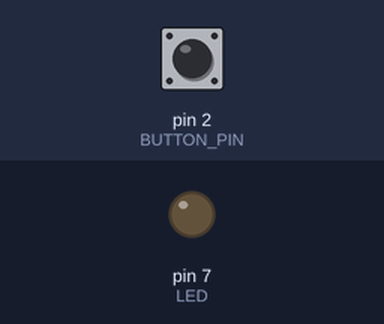
A sketch run on a simulated Arduino Uno, built with avr-gcc and run on an emulated ATmega328P. Shown: output pins drawn as LEDs (lit = HIGH). The test bench sets the inputs (shaded band); at power-on: pin 2 (BUTTON_PIN) LOW.

Above: at 1.2 s.
1.3 s: pin 2 (BUTTON_PIN) pulled HIGH for 0.15 s
At 1.37 s:
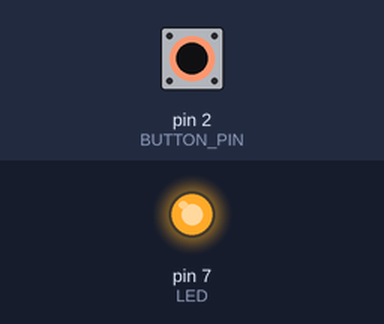
2.9 s: pin 2 (BUTTON_PIN) pulled HIGH for 3.2 s
At 6.7 s:
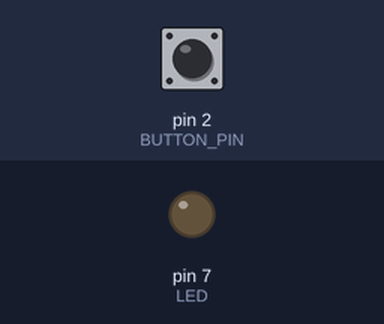
Timing chart, 0 to 8.2 s (numbered marks = the images above; inputs shaded):
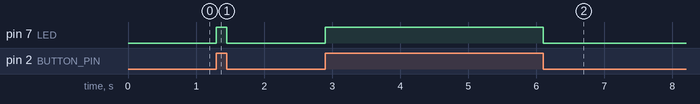

The sketch:

Button_and_Led_Interrupt_Arduino.ino
```cpp
/*
  This script is used for a circuit in which i use a button, a led, a pull up resistor and i generate interrupts.
  When a transition occurs, that is, we transition from LOW voltage to HIGH and the other way around, the function ActivateLED is called.
  When this function is called the state variable changes, therefore the value of the led changes.
*/

const byte LED = 7;             // Set the led to pin 7
const byte BUTTON_PIN = 2;      // Set the button to pin 2
volatile byte state = LOW;      // Initialize a state variable to LOW

void setup() {
  pinMode(LED, OUTPUT);                                                              // Set the led pin to output
  pinMode(BUTTON_PIN, INPUT);                                                       // Set the button pin to input
  attachInterrupt(digitalPinToInterrupt(BUTTON_PIN), ActivateLED, CHANGE);          // Use the attchInterrupt function to generate interrupts
}

void loop() {
  digitalWrite(LED, state);                       // Set the the led to the value of the state variable
}

void ActivateLED(){
  state = !state;                               // Invert the state variable
}
```

Measured:
- after the input at 1.3 s, pin 7 (LED): LOW → HIGH at once, → LOW 0.15 s later
- after the input at 2.9 s, pin 7 (LED): LOW → HIGH at once, → LOW 3.2 s later
